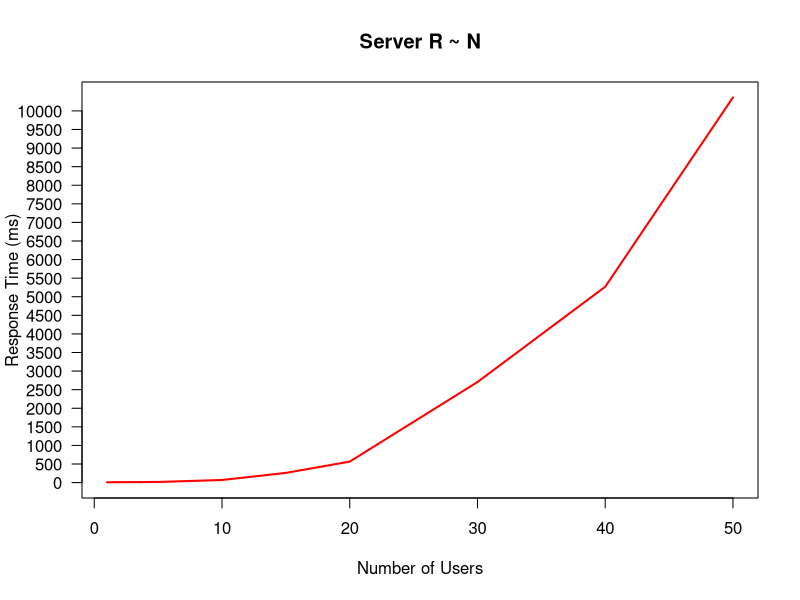
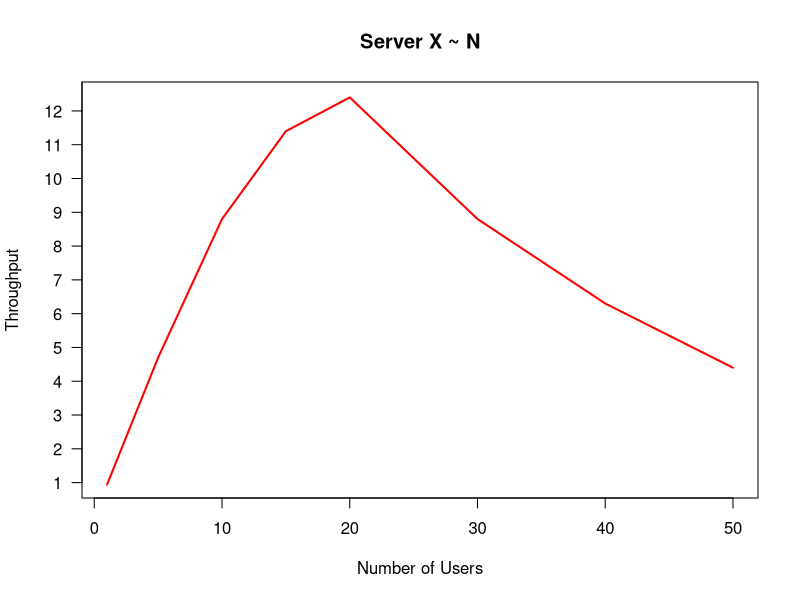
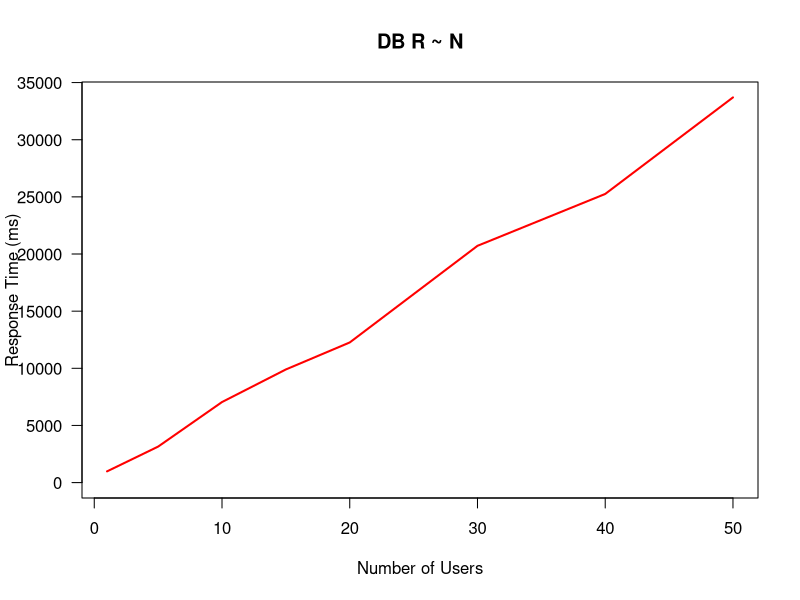
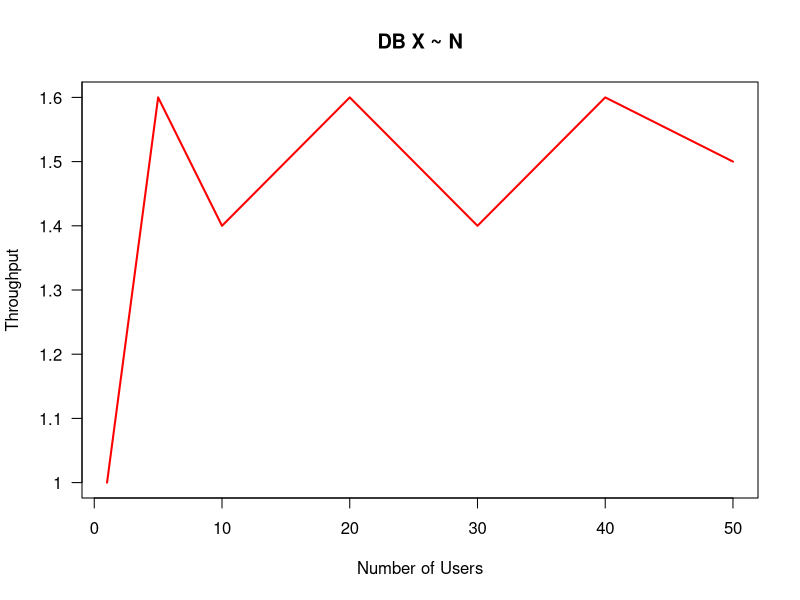

R code for these plots, in order:
## ---- chunk 1
knitr::opts_chunk$set(echo = TRUE)
## ---- chunk 2
server_throughput_data <- c(0.94, 4.7, 8.8, 11.4, 12.4, 8.8, 6.3, 4.4)
server_response_time_data <- c(9, 17, 70, 261, 565, 2706, 5269, 10363)

db_throughput_data <- c(1, 1.6, 1.4, 1.5, 1.6, 1.4, 1.6, 1.5)
db_response_time_data <- c(983, 3150, 7048, 9900, 12262, 20717, 25256, 33702)

users_number <- c(1, 5, 10, 15, 20, 30, 40, 50)
## ---- chunk 3

plottin_fun <- function (data, users, title, yAxis, ticks, minY) {
  plot(users, data, type = "n",
       main = title,
       xlab = "Number of Users",
       ylab = yAxis,  
       ylim = c(minY, max(data)),
       yaxt = "n")
  
  labels <- ticks 
  
  axis(2, at = ticks, labels = labels, las = 1) 
  
  lines(users, data, col = "red", lwd = 2)
}

plottin_fun(server_response_time_data, users_number, "Server R ~ N", "Response Time (ms)", seq(0, 10000, by = 500), 0)

plottin_fun(server_throughput_data, users_number, "Server X ~ N", "Throughput", seq(1, 15, by = 1), 1)


plottin_fun(db_response_time_data, users_number, "DB R ~ N", "Response Time (ms)", seq(0, 35000, by = 5000), 0)

plottin_fun(db_throughput_data, users_number, "DB X ~ N", "Throughput", seq(1, 2, by = 0.1), 1)
